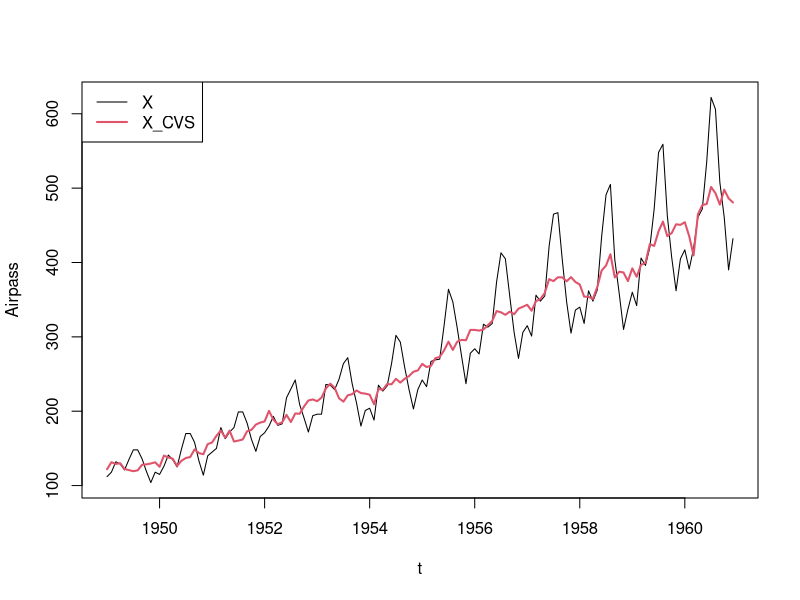

This figure's R source:
x=AirPassengers
y=log(x)

t=1:144

for (i in 1:12) {
  su = rep(0, times=12)
  su[i] = 1
  s = rep(su, times=12)
  assign(paste("s",i, sep = ""), s) # permet de créer une nouvelle variable indicée à chaque tour de boucle !!!
}

reg = lm(y~t+s1+s2+s3+s4+s5+s6+s7+s8+s9+s10+s11+s12-1)
summary(reg)

reg$coefficients
summary(reg)$coefficients

a = mean(reg$coefficients[2:13])
b = reg$coefficients[1]
c = reg$coefficients[2:13] - a

y_cvs = y - (c[1]*s1 + c[2]*s2 + c[3]*s3 + c[4]*s4 + c[5]*s5 + c[6]*s6 + c[7]*s7 + c[8]*s8 + c[9]*s9 + c[10]*s10 + c[11]*s11 + c[12]*s12)
x_cvs = exp(y_cvs)
ts.plot(x, x_cvs, xlab = "t", ylab = "Airpass", col=c(1,2), lwd=c(1,2))
legend("topleft", legend=c("X", "X_CVS"), col=c(1,2), lwd=c(1,2))
